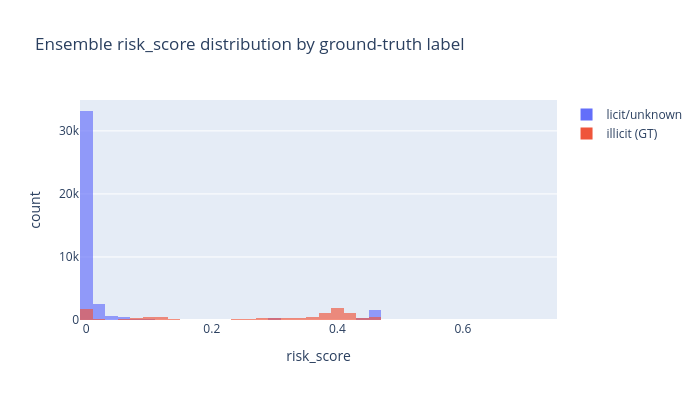

The code cell stored with this chart in its notebook:
### Code cell
fig2 = px.histogram(features, x="risk_score", color=features["is_illicit"].map({0:"licit/unknown",1:"illicit (GT)"}),
                     nbins=60, barmode="overlay", opacity=0.65,
                     title="Ensemble risk_score distribution by ground-truth label")
fig2.update_layout(height=400, width=700, legend_title="")
fig2.show()

### Figure 1 — Plotly figure (JSON) as saved in the notebook; plotly's stock layout.template omitted (floating-point values rounded to 4 significant figures; data arrays with more than 128 entries replaced by an {"elided": "..."} marker saying what was removed)
{"data": [{"bingroup": "x", "hovertemplate": "color=licit/unknown<br>risk_score=%{x}<br>count=%{y}<extra></extra>", "legendgroup": "licit/unknown", "marker": {"color": "#636efa", "opacity": 0.65, "pattern": {"shape": ""}}, "name": "licit/unknown", "nbinsx": 60, "orientation": "v", "showlegend": true, "type": "histogram", "x": {"elided": "39360 float values"}, "xaxis": "x", "yaxis": "y"}, {"bingroup": "x", "hovertemplate": "color=illicit (GT)<br>risk_score=%{x}<br>count=%{y}<extra></extra>", "legendgroup": "illicit (GT)", "marker": {"color": "#EF553B", "opacity": 0.65, "pattern": {"shape": ""}}, "name": "illicit (GT)", "nbinsx": 60, "orientation": "v", "showlegend": true, "type": "histogram", "x": {"elided": "10640 float values"}, "xaxis": "x", "yaxis": "y"}], "layout": {"barmode": "overlay", "height": 400, "legend": {"title": {"text": ""}, "tracegroupgap": 0}, "title": {"text": "Ensemble risk_score distribution by ground-truth label"}, "width": 700, "xaxis": {"anchor": "y", "domain": [0, 1], "title": {"text": "risk_score"}}, "yaxis": {"anchor": "x", "domain": [0, 1], "title": {"text": "count"}}}}
